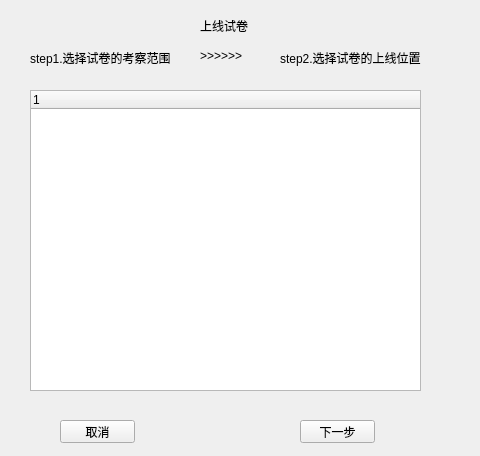
<?xml version="1.0" encoding="UTF-8"?>
<ui version="4.0">
 <class>KnowledgeChoose</class>
 <widget class="QWidget" name="KnowledgeChoose">
  <property name="geometry">
   <rect>
    <x>0</x>
    <y>0</y>
    <width>480</width>
    <height>456</height>
   </rect>
  </property>
  <property name="windowTitle">
   <string>Form</string>
  </property>
  <widget class="QLabel" name="label">
   <property name="geometry">
    <rect>
     <x>200</x>
     <y>20</y>
     <width>54</width>
     <height>12</height>
    </rect>
   </property>
   <property name="text">
    <string>上线试卷</string>
   </property>
  </widget>
  <widget class="QLabel" name="label_2">
   <property name="geometry">
    <rect>
     <x>30</x>
     <y>50</y>
     <width>151</width>
     <height>16</height>
    </rect>
   </property>
   <property name="text">
    <string>step1.选择试卷的考察范围</string>
   </property>
  </widget>
  <widget class="QLabel" name="label_3">
   <property name="geometry">
    <rect>
     <x>200</x>
     <y>50</y>
     <width>54</width>
     <height>12</height>
    </rect>
   </property>
   <property name="text">
    <string>&gt;&gt;&gt;&gt;&gt;&gt;</string>
   </property>
  </widget>
  <widget class="QLabel" name="label_4">
   <property name="geometry">
    <rect>
     <x>280</x>
     <y>50</y>
     <width>161</width>
     <height>16</height>
    </rect>
   </property>
   <property name="text">
    <string>step2.选择试卷的上线位置</string>
   </property>
  </widget>
  <widget class="QPushButton" name="btn_cancel">
   <property name="geometry">
    <rect>
     <x>60</x>
     <y>420</y>
     <width>75</width>
     <height>23</height>
    </rect>
   </property>
   <property name="text">
    <string>取消</string>
   </property>
  </widget>
  <widget class="QPushButton" name="btn_ok">
   <property name="geometry">
    <rect>
     <x>300</x>
     <y>420</y>
     <width>75</width>
     <height>23</height>
    </rect>
   </property>
   <property name="text">
    <string>下一步</string>
   </property>
  </widget>
  <widget class="QTreeWidget" name="treeWidget">
   <property name="geometry">
    <rect>
     <x>30</x>
     <y>90</y>
     <width>391</width>
     <height>301</height>
    </rect>
   </property>
   <column>
    <property name="text">
     <string notr="true">1</string>
    </property>
   </column>
  </widget>
 </widget>
 <resources/>
 <connections/>
</ui>
